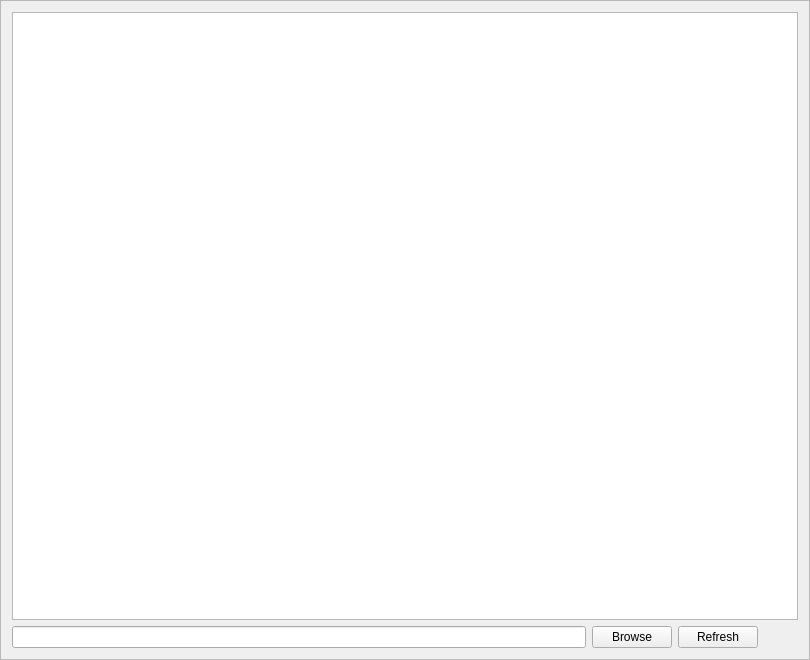
<?xml version="1.0" encoding="UTF-8"?>
<ui version="4.0">
 <class>Frame</class>
 <widget class="QFrame" name="Frame">
  <property name="geometry">
   <rect>
    <x>0</x>
    <y>0</y>
    <width>810</width>
    <height>660</height>
   </rect>
  </property>
  <property name="windowTitle">
   <string>Frame</string>
  </property>
  <property name="frameShape">
   <enum>QFrame::StyledPanel</enum>
  </property>
  <property name="frameShadow">
   <enum>QFrame::Raised</enum>
  </property>
  <layout class="QVBoxLayout" name="verticalLayout">
   <item>
    <widget class="QTableWidget" name="data_set_table">
     <property name="sizePolicy">
      <sizepolicy hsizetype="Expanding" vsizetype="Expanding">
       <horstretch>0</horstretch>
       <verstretch>0</verstretch>
      </sizepolicy>
     </property>
    </widget>
   </item>
   <item>
    <layout class="QHBoxLayout" name="horizontalLayout">
     <item>
      <widget class="QLineEdit" name="directory_edit"/>
     </item>
     <item>
      <widget class="QPushButton" name="browse_button">
       <property name="text">
        <string>Browse</string>
       </property>
      </widget>
     </item>
     <item>
      <widget class="QPushButton" name="refresh_button">
       <property name="text">
        <string>Refresh</string>
       </property>
      </widget>
     </item>
     <item>
      <spacer name="horizontalSpacer">
       <property name="orientation">
        <enum>Qt::Horizontal</enum>
       </property>
       <property name="sizeType">
        <enum>QSizePolicy::Fixed</enum>
       </property>
       <property name="sizeHint" stdset="0">
        <size>
         <width>40</width>
         <height>20</height>
        </size>
       </property>
      </spacer>
     </item>
    </layout>
   </item>
  </layout>
 </widget>
 <resources/>
 <connections/>
</ui>
